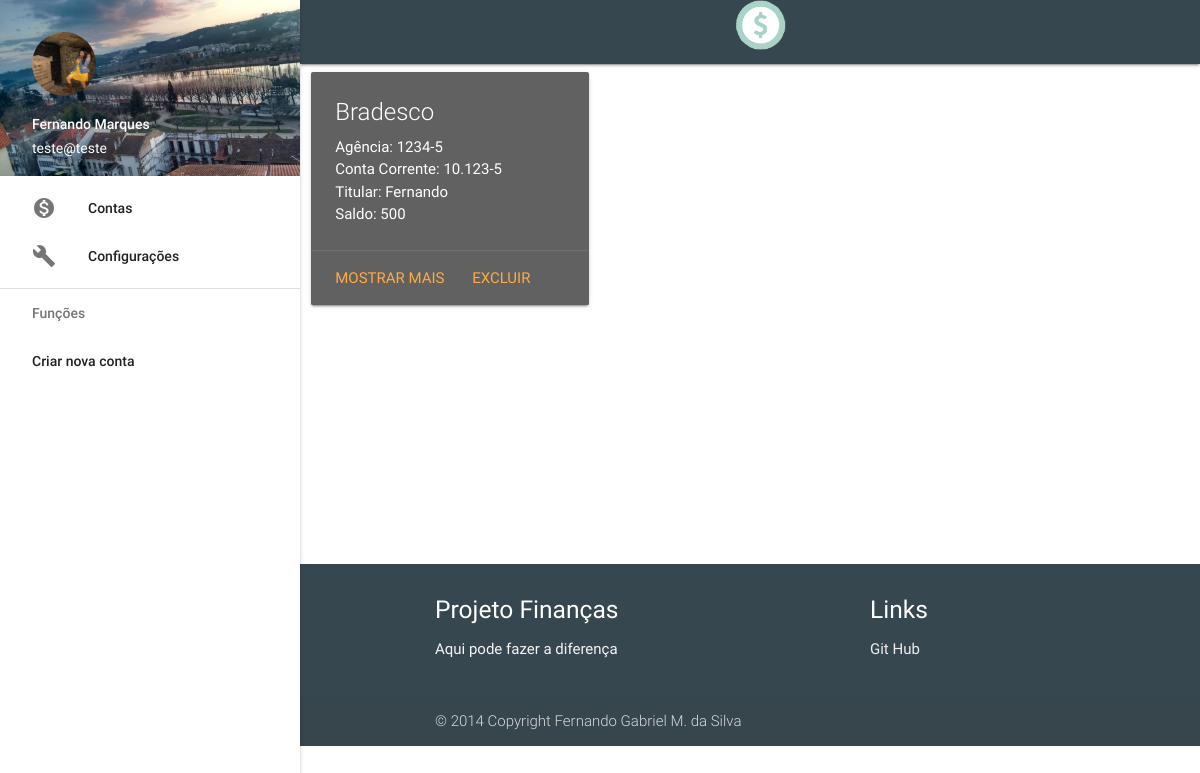
The page /WebContent/user.php (signed in) on the database its author committed.
### tables this page shows
CREATE TABLE IF NOT EXISTS `tb_contas` (
  `con_id` bigint(20) unsigned NOT NULL AUTO_INCREMENT,
  `user_id` int(11) NOT NULL,
  `con_nome` varchar(50) NOT NULL,
  `con_agencia` varchar(50) DEFAULT NULL,
  `con_corrente` varchar(50) DEFAULT NULL,
  `con_titular` varchar(50) NOT NULL,
  `con_saldo` float NOT NULL,
  PRIMARY KEY (`con_id`),
  UNIQUE KEY `con_id` (`con_id`)
);

CREATE TABLE IF NOT EXISTS `tb_background` (
  `img_id` bigint(20) unsigned NOT NULL AUTO_INCREMENT,
  `user_id` int(11) NOT NULL,
  `img_nome` varchar(50) NOT NULL,
  `img_local` varchar(50) NOT NULL,
  PRIMARY KEY (`img_id`),
  UNIQUE KEY `img_id` (`img_id`)
);

CREATE TABLE IF NOT EXISTS `tb_imagem` (
  `img_id` bigint(20) unsigned NOT NULL AUTO_INCREMENT,
  `user_id` int(11) NOT NULL,
  `img_nome` varchar(50) NOT NULL,
  `img_local` varchar(50) NOT NULL,
  PRIMARY KEY (`img_id`),
  UNIQUE KEY `img_id` (`img_id`)
);

### src/controler/Verificacao.class.php (called while the page is built, shortened)
<?php
class Verificacao{
	private $pdo;
	public function __construct(){
		$local="mysql:dbname=projeto_financeiro;host=localhost";
		$user="root";
		$senha="";
		try {
			$this->pdo = new PDO($local,$user,$senha);
		} catch (Exception $e) {
			echo "ERRO ".$e->getMessage();
		}
	}
	public function verificarImagemPerfil($user_id){
		$sql="SELECT * FROM tb_imagem WHERE user_id='$user_id'";
		$sql= $this->pdo->query($sql);
		if($sql->rowCount()>0){
			$imagem=$sql->fetchAll();
			$user_img = $imagem[0][3]."".$imagem[0][2];
		}
		else{
			$user_img="imagem_usuarios/padrao.png";
		}
		return $user_img;
	}
	public function verificarBackground($user_id){
		$sql="SELECT * FROM tb_background WHERE user_id='$user_id'";
		$sql= $this->pdo->query($sql);
		if($sql->rowCount()>0){
			$background=$sql->fetchAll();
			$filename = $background[0][3]."".$background[0][2];
			$width=330;
			$height=190;
			list($width_original, $height_original)= getimagesize($filename);
			$ratio = $width_original / $height_original;
			if($width/$height > $ratio){
				$width=$height * $ratio;
			}else{
				$height= $width / $ratio;
			}
			$image = imagecreatetruecolor($width, $height);
			$image_original= imagecreatefromjpeg($filename);
			$user_imgbackground = $background[0][3]."".$background[0][2];
		}
		else{
			$user_imgbackground="imagem_background/mar.jpg";
		}
		return $user_imgbackground;
	}
}
?>

### WebContent/user.php (the view, shortened to what this page needs)
<?php
require 'dbconnect.php';
require '../src/controler/Verificacao.class.php';
$dado=$_SESSION['dado'];
$user_id=$dado[0][0];
$email= $dado[0][3];
$nome= $dado[0][1];
$sobrenome= $dado[0][2];
$verificacao = new Verificacao();
$user_img = $verificacao->verificarImagemPerfil($user_id);
$user_imgbackground= $verificacao->verificarBackground($user_id);
?>
<!DOCTYPE html>
<html>
<head>
	<link rel="stylesheet" href="css/materialize.min.css">
	<link rel="stylesheet" type="text/css" href="css/estilo.css">
</head>
<body>
	<header>
		<nav>
			<div class="nav-wrapper blue-grey darken-3">
				<a href="user.php" class="brand-logo center">
					<img class="imgresizable" src="img/finanças.png">
				</a>
			</div>
		</nav>
	</header>
	<main>
		<section class="row">
			<?php
			$sql="SELECT * FROM tb_contas WHERE user_id='$user_id'";
			$sql = $pdo->query($sql);
			if($sql->rowCount()>0){
				$contas=$sql->fetchAll();
				foreach ($contas as $conta) {
					?>
					<div class="col s12 m6 l4">
						<div class="card grey darken-2">
							<div class="card-content white-text">
								<span class="card-title"><?php echo $conta['con_nome']; ?></span>
								<p>
									Agência: <?php echo $conta['con_agencia']; ?>   <br>
									Conta Corrente: <?php echo $conta['con_corrente']; ?>   <br>
									Titular: <?php echo $conta['con_titular']; ?>   <br>
									Saldo: <?php echo $conta['con_saldo']; ?>   <br>
								</p>
							</div>
							<div class="card-action">
								<?php echo "<a href='sobre.php?id=".$conta['con_id']."'>Mostrar Mais</a>" ?>
								<?php echo "<a href='excluir.php?id=".$conta['con_id']."'>Excluir</a>" ?>
							</div>
						</div>
					</div>
					<?php
				}
			}
			?>
		</section>
	</main>
	<footer class="page-footer blue-grey darken-3">
	<div class="container">
		<div class="row">
			<div class="col l6 s12">
				<h5 class="white-text">Projeto Finanças</h5>
				<p class="grey-text text-lighten-4">Aqui pode fazer a diferença</p>
			</div>
			<div class="col l4 offset-l2 s12">
				<h5 class="white-text">Links</h5>
				<ul>
					<li><a class="grey-text text-lighten-3" href="#!">Git Hub</a></li>
				</ul>
			</div>
		</div>
	</div>
	<div class="footer-copyright">
		<div class="container">
			© 2014 Copyright Fernando Gabriel M. da Silva
		</div>
	</div>
</footer>
	<ul id="slide-out" class="side-nav fixed">
		<li>
			<div class="user-view">
				<div class="background">
					<?php echo "<img  src='".$user_imgbackground."'' >" ?>
				</div><?php echo "<img class='circle' src='".$user_img."'' >" ?>
				<span class="white-text name"><?php echo $nome." ".$sobrenome; ?></span>
				<span class="white-text email"><?php echo $email ?></span>
			</div>
		</li>
		<li><a href="user.php"><i class="material-icons">monetization_on</i>Contas</a></li>
		<li><a href="configuracao.php"><i class="material-icons">build</i>Configurações</a></li>
		<li><div class="divider"></div></li>
		<li><a class="subheader">Funções</a></li>
		<li><a class="waves-effect" href="novaconta.php">Criar nova conta</a></li>
	</ul>
</body>
</html>

### WebContent/css/estilo.css (style rules this page uses)
.imgresizable { height: 50px; margin-left: 20px; }
main { min-height: 500px; }
header, main, footer { padding-left: 300px; }

### rows shown on the page
tb_contas: con_nome "Bradesco", con_agencia "1234-5", con_corrente "10.123-5", con_titular "Fernando", con_saldo "500"
tb_background: img_local+img_nome (picture)
tb_imagem: img_local+img_nome (picture)

### other values the page prints
$nome "Fernando"
$sobrenome "Marques"
$email "teste@teste"
